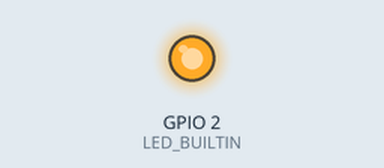
Recording of a sketch running on a simulated ESP32. On the bench: output pins drawn as LEDs (lit = HIGH). What the sketch prints to the serial monitor is not drawn.

Above: at 1.0 s.
At 3.0 s:
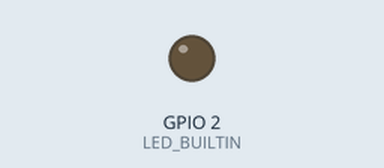
Timing chart, 0 to 5.2 s (numbered marks = the images above):
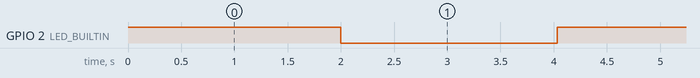

The sketch:

Json_Teste_1.ino
```cpp
#include <ArduinoJson.h>

void setup() {
  // put your setup code here, to run once:
  pinMode(LED_BUILTIN, OUTPUT);
  Serial.begin(115200);
}

void loop() {
  // put your main code here, to run repeatedly:
  digitalWrite(LED_BUILTIN, HIGH);
  delay(2000);
  digitalWrite(LED_BUILTIN, LOW);
  delay(2000);

  // Teste 1 do Json apenas para entendimento e organização do Json
  // Não contém váriaveis ainda para o conteúdo das perguntas e respostas será elaborado nos próximos códigos

  StaticJsonDocument<8096> dados_sentimentos;

  // Exemplo de Json com Array
  JsonArray verbais_array = dados_sentimentos.createNestedArray("perguntas_verbais");

  JsonObject verbal_1 = verbais_array.createNestedObject();
  verbal_1["pergunta"] = "Oque Você está sentindo hoje ?";
  verbal_1["resposta"] = "Resposta do usuário captada no microfone";

  JsonObject verbal_2 = verbais_array.createNestedObject();
  verbal_2["pergunta"] = "Oque foi desafiador para você hoje?";
  verbal_2["resposta"] = "Resposta do usuário captada no microfone";

  // Exemplo de Json com somente Objeto

  JsonObject alternativa_obj = dados_sentimentos.createNestedObject("perguntas_alternativas");
  alternativa_obj["pergunta"] = "Você gosta de Trabalhar na Softtek";
  alternativa_obj["resposta"] = "Resposta pelo botão sim ou não";

  serializeJsonPretty(dados_sentimentos, Serial);
}
```

Measured:
- by itself, GPIO 2 (LED_BUILTIN): alternates HIGH for 2.0 s and LOW for 2.0 s
